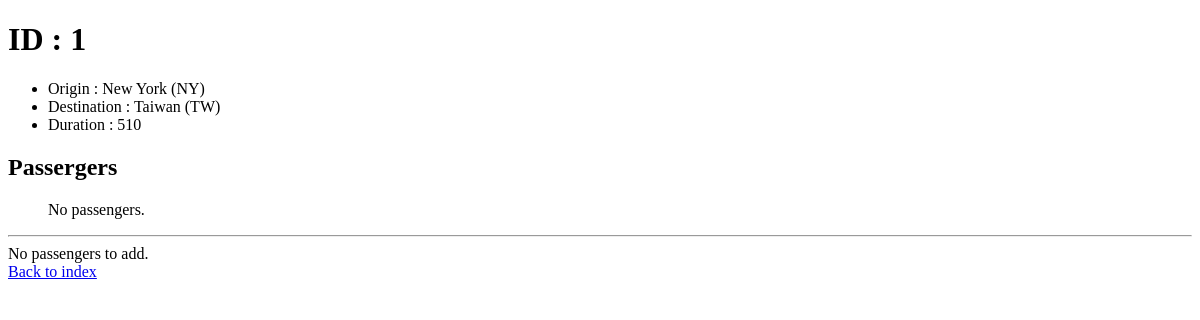
/1, run on an earlier commit of the app's database.
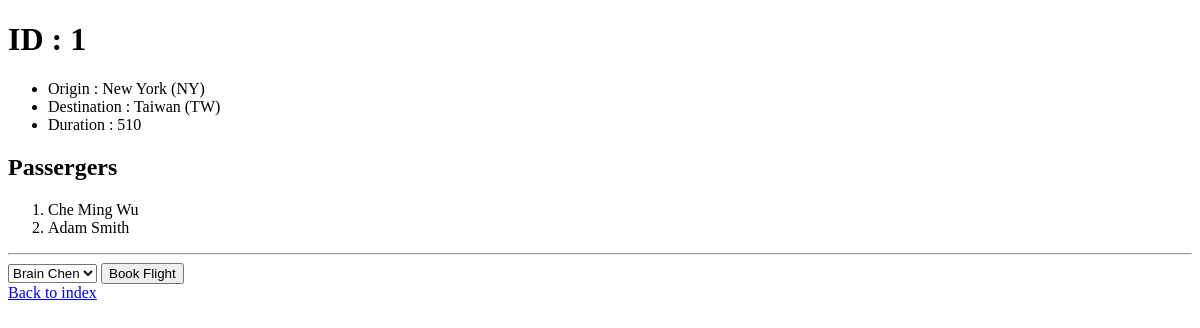
And on a later commit of the database.
### flights/models.py (models this page shows, shortened)
class Flight(models.Model):
    origin          = models.ForeignKey(Airport, on_delete=models.CASCADE, related_name="departures")
    destination     = models.ForeignKey(Airport, on_delete=models.CASCADE, related_name="arrivals")
    duration        = models.IntegerField()

class Airport(models.Model):
    code = models.CharField(max_length=3)
    city = models.CharField(max_length=64)
    def __str__(self):
        return f"{self.city} ({self.code})"

class Passenger(models.Model):
    First = models.CharField(max_length=64)
    Last  = models.CharField(max_length=64)
    flights = models.ManyToManyField(Flight, blank=True ,related_name="passengers")
    def __str__(self):
        return f"{self.First} {self.Last}"

### flights/views.py (the view)
# urls.py: path("<int:flight_id>",views.flight,name="flight"),
def flight(request,flight_id):
    try:
        flight = Flight.objects.get(pk=flight_id)
    except Flight.DoesNotExist:
        raise Http404("Flight does not exist.")
    context2 = {
        "flight" : flight,
        "passengers" : flight.passengers.all(),
        "non_passengers": Passenger.objects.exclude(flights = flight).all()
    }
    return render(request,"flights/flight.html",context2)

### flights/templates/flights/flight.html (shortened to what this page needs)
{% extends 'flights/base.html' %}
{% block body %}
    <h1>
        ID : {{flight.id}}
    </h1>
    <ul>
        <li>Origin : {{flight.origin}}</li>
        <li>Destination : {{flight.destination}}</li>
        <li>Duration : {{flight.duration}}</li>
    </ul>
    <h2>Passergers</h2>
    <ol>
        {% for passenger in passengers %}
            <li>{{passenger}}</li>
        {% empty %}
            <a>No passengers.</a>
        {% endfor %}
    </ol>
    <hr>
    {% if non_passengers %}
    <form action="{% url 'book' flight.id %}" method="POST">
        <select name="passenger">
            {% for passenger in non_passengers %}
                <option value={{passenger.id}}>{{passenger}}</option>
            {% endfor %}
        </select>
        <input type="submit" value="Book Flight">
    </form>
    {% else %}
        <div>No passengers to add.</div>
    {% endif %}
    <a href="{% url 'index' %}">Back to index</a>
{% endblock %}

### flights/templates/flights/base.html (shortened to what this page needs)
<!DOCTYPE html>
<html>
    <head>
    </head>
    <body>
        {%block body%}
        {%endblock%}
    </body>
</html>

What changed in the data, as far as the page shows it:
added Passenger: First+Last "Che Ming Wu"
added Passenger: First+Last "Adam Smith"
Also different on the page:
form field passenger: (not shown) → "Brain Chen"
form field value: (not shown) → "Book Flight"
text no longer shown: "No passengers. No passengers to add."
